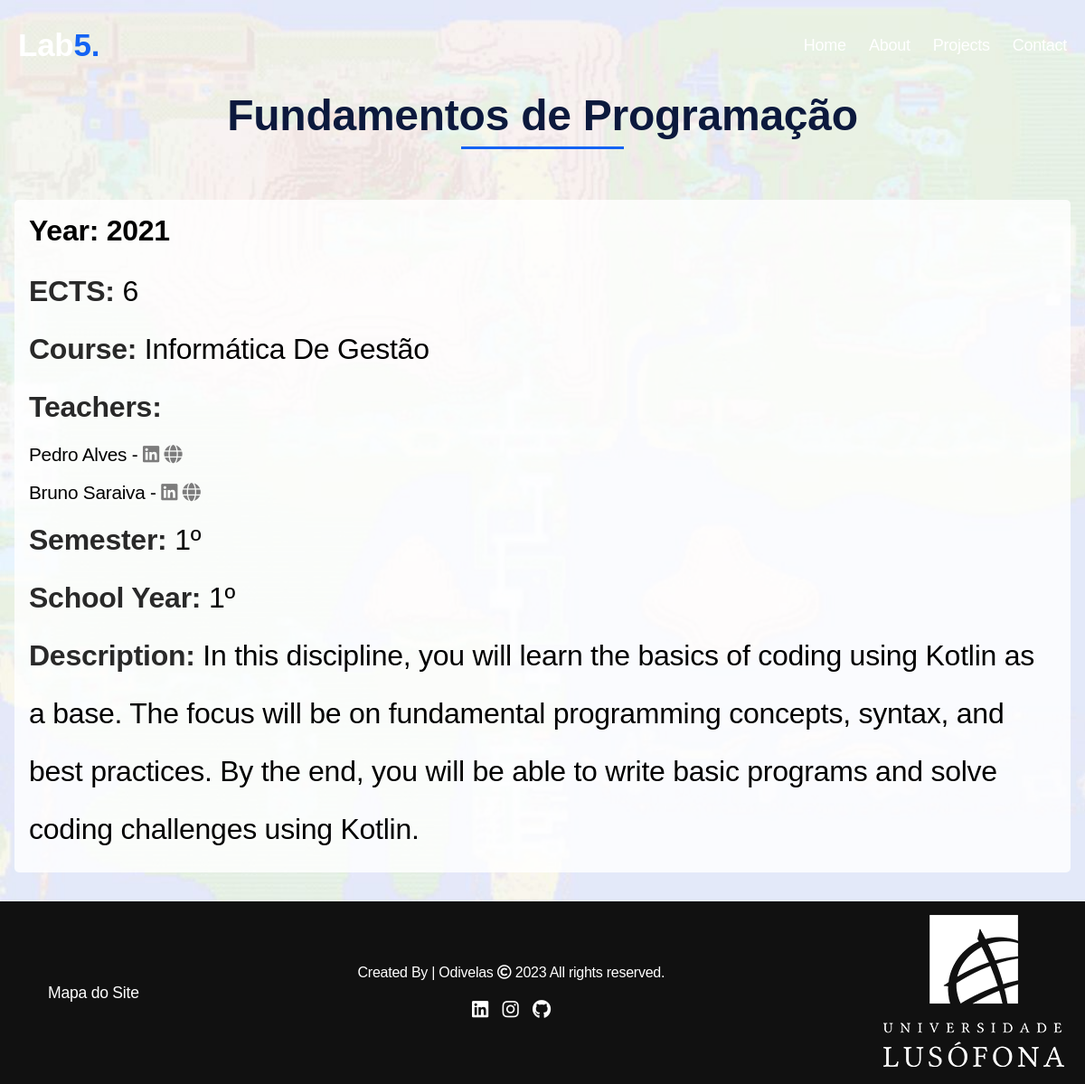
Page /discipline/1 on the committed database.
### portofolio/models.py (models this page shows, shortened)
class Cadeira (models.Model):
    nome = models.CharField(max_length=255)
    ano = models.IntegerField()
    ects = models.IntegerField()
    curso = models.ForeignKey(Curso, on_delete=models.CASCADE)
    professores = models.ManyToManyField('Professor')
    semestre = models.IntegerField()
    anoEscolar = models.IntegerField()
    descricao = models.TextField()

class Curso (models.Model):
    nome = models.CharField(max_length=255)
    ectsTotal = models.IntegerField()
    professor = models.ForeignKey('Professor', on_delete=models.CASCADE)
    universidade = models.ForeignKey(Universidade, on_delete=models.CASCADE)
    inicio = models.DateField()
    fim = models.DateField()
    def __str__(self):
        return self.nome

class Professor (models.Model):
    nome = models.CharField(max_length=255)
    sobrenome = models.CharField(max_length=255)
    universidade = models.ForeignKey(Universidade, on_delete=models.CASCADE)
    linkedin = models.URLField(max_length=200, null=True, blank=True)
    link_lusofona = models.URLField(max_length=200, null=True, blank=True)

### portofolio/views.py (the view)
# urls.py: path('discipline/<int:id>', views.discipline, name='discipline'),
def discipline(request, id):
    cadeira = Cadeira.objects.get(pk=id)
    projeto = Projeto.objects.all()
    return render(request, 'front/discipline.html', {'cadeira': cadeira})

### portofolio/templates/front/discipline.html
{%extends 'front/base.html'%}
{%load static%}
{%block head%}
<link rel="stylesheet" href="{%static 'portofolio/css/studies.css'%}">
{%endblock%}
{%block content%}
<h2 class="title"> {{ cadeira.nome }} </h2>
<div class="discipline-wrapper">
    <div class="card-discipline">
        <div class="card-discipline-header">
            <h1>Year: {{ cadeira.ano }}</h1>
        </div>
        <div class="card-discipline-body">
            <p class="discipline-detail"><strong>ECTS:</strong> {{ cadeira.ects }}</p>
            <p class="discipline-detail"><strong>Course: </strong>{{ cadeira.curso }}</p>
            <p class="discipline-detail"><strong>Teachers:</strong> </p>
            {% for professor in cadeira.professores.all %}
                    <p> {{ professor.nome }} {{ professor.sobrenome }}  - <a href="{{ professor.linkedin }}"><i class="fab fa-linkedin professor-social"></i></a>
                        <a href="{{ professor.link_lusofona }}"><i class="fas fa-globe professor-social"></i></a></p>
                    {% endfor %}
            <p class="discipline-detail"><strong>Semester: </strong>{{ cadeira.semestre }}º</p>
            <p class="discipline-detail"><strong>School Year:</strong> {{ cadeira.anoEscolar }}º</p>
            <p class="discipline-detail"><strong>Description:</strong> {{ cadeira.descricao }}</p>
        </div>
    </div>
</div>
{%endblock%}

### portofolio/static/portofolio/css/studies.css (style rules this page uses)
* { margin: 0; padding: 0; box-sizing: border-box; text-decoration: none; font-family: 'Ubuntu', sans-serif; }
html { scroll-behavior: smooth; }
body { font-family: 'Poppins', sans-serif; background-image: url('/static/portofolio/media/front/pokemon-map.jpg'); background-repeat: no-repeat; background-size: cover; background-attachment: fixed; }
.title { position: relative; margin: 30px auto; text-align: center; color: #fff; text-align: center; font-size: 3rem; font-weight: 700; margin-bottom: 50px; color: #0c193d; margin-top: 100px; }
.title::before { content: ""; position: absolute; bottom: -10px; left: 50%; width: 180px; height: 3px; background: #1463F3; transform: translateX(-50%); }
* { -webkit-font-smoothing: antialiased; -moz-osx-font-smoothing: grayscale; text-rendering: optimizelegibility; letter-spacing: -0.25px; }
strong { color: #292929; }
.professor-social { color: #7c7c7c; }
.discipline-wrapper { display: flex; max-width: 1200px; margin: 0 auto; }
.card-discipline { background: rgba(255, 255, 255, 0.8); padding: 1rem; border-radius: 5px; margin: 1rem; transition: 0.3s ease box-shadow; margin-bottom: 2rem; }
.card-discipline-header { display: flex; justify-content: space-between; align-items: center; margin-bottom: 1rem; }
.card-discipline-body { display: block; font-size: 0.9rem; line-height: 2; }
.card-discipline-body .discipline-detail { font-size: 2rem; }
.card-discipline-body p { font-size: 1.3rem; }

### rows in the picture
Cadeira: nome "Fundamentos de Programação", ano "2021", ects "6", curso "Informática De Gestão", semestre "1", anoEscolar "1", descricao "In this discipline, you will learn the basics of coding using Kotlin as a base. The focus will be on fundamental programming concepts, syntax, and best practices. By the end, you will be able to write basic programs and solve coding challenges using Kotlin."
Professor: nome "Pedro", sobrenome "Alves"
Professor: nome "Bruno", sobrenome "Saraiva"
